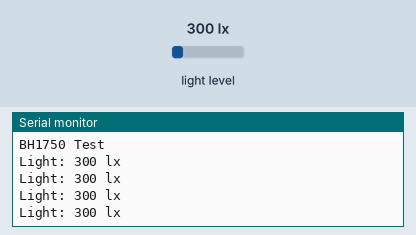
A sketch run on a simulated Arduino Uno, built with avr-gcc and run on an emulated ATmega328P. Shown: the last lines printed to the serial monitor. The inputs (shaded band) are chosen by the test bench; at power-on: light level 300 lx.

Above: at 1.2 s.
1.3 s: light level set to 40 lx
At 1.56 s:
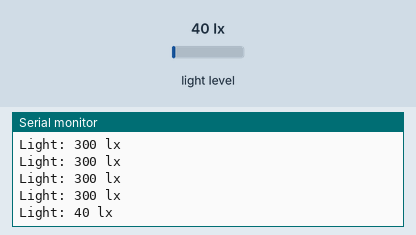
2.8 s: light level set to 500 lx
At 2.89 s:
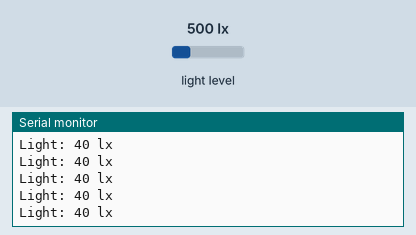
Timing chart, 0 to 5.8 s (numbered marks = the images above; inputs shaded):
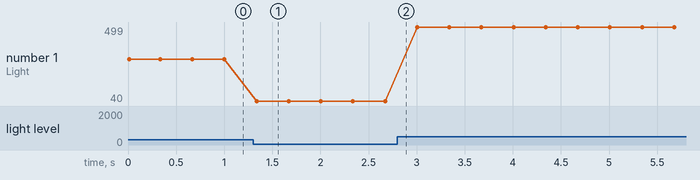

Measured:
- after the input at 1.3 s, the serial monitor: prints a new line at once (image 1)
- plotted number 1: 300 → 40 after the input at 1.3 s, 40 → 499 after the input at 2.8 s

The sketch:

sensor_luz.ino
```cpp
#include <Wire.h>
#include <BH1750.h>

BH1750 lightMeter;

void setup(){

  Serial.begin(9600);

  // Initialize the I2C bus (BH1750 library doesn't do this automatically)
  // On esp8266 devices you can select SCL and SDA pins using Wire.begin(D4, D3);
  Wire.begin();

  lightMeter.begin();
  Serial.println(F("BH1750 Test"));

}

void loop() {

  uint16_t lux = lightMeter.readLightLevel();
  Serial.print("Light: ");
  Serial.print(lux);
  Serial.println(" lx");
  delay(333);

}
```
